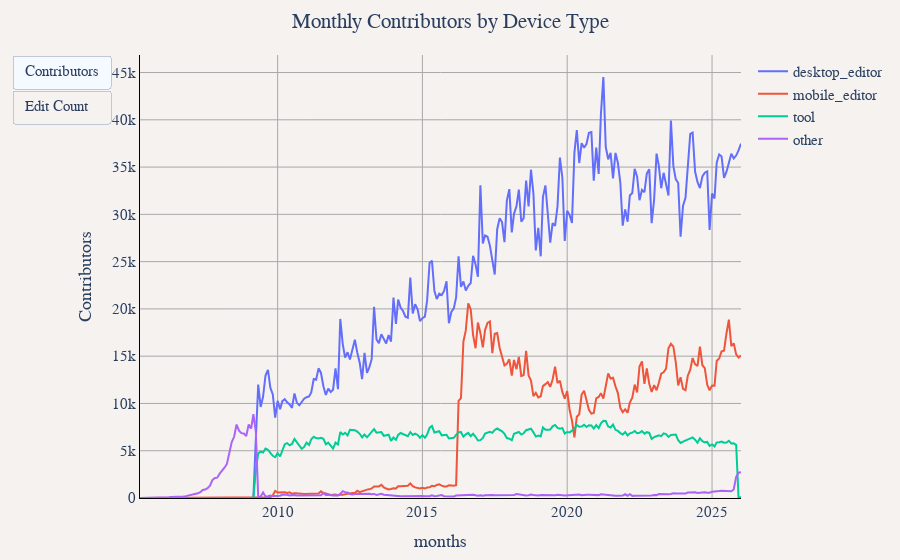

Notebook cell for this chart:
### Markdown cell above
## Monthly Contributors by Device Type

### Code cell
df_device_metrics = duckdb.sql("""
SELECT
    CONCAT(year, '-', LPAD(CAST(month as VARCHAR), 2, '0')) as months,
    device_type,
    COUNT(DISTINCT user_name) as Contributors,
    CAST(SUM(edit_count) as BIGINT) as "Edit Count"
FROM '../changeset_data/year=*/month=*/*.parquet'
WHERE device_type IS NOT NULL
GROUP BY year, month, device_type
ORDER BY year, month, device_type
""").df()

util.show_figure(
    [
        util.FigureConfig(
            title="Monthly Contributors by Device Type",
            label="Contributors",
            x_col="months",
            y_col="Contributors",
            group_col="device_type",
            query_or_df=df_device_metrics,
        ),
        util.FigureConfig(
            title="Monthly Edit Count by Device Type",
            label="Edit Count",
            x_col="months",
            y_col="Edit Count",
            group_col="device_type",
            query_or_df=df_device_metrics,
        ),
    ],
)

### Figure 1 — Plotly figure (JSON) as saved in the notebook; plotly's stock layout.template omitted (floating-point values rounded to 4 significant figures; data arrays with more than 128 entries replaced by an {"elided": "..."} marker saying what was removed)
{"data": [{"hovertemplate": "desktop_editor<br>%{x}<br>%{y:,} Contributors<extra></extra>", "name": "desktop_editor", "type": "scatter", "visible": true, "x": {"elided": "250 str values"}, "y": {"elided": "250 int values"}}, {"hovertemplate": "mobile_editor<br>%{x}<br>%{y:,} Contributors<extra></extra>", "name": "mobile_editor", "type": "scatter", "visible": true, "x": {"elided": "250 str values"}, "y": {"elided": "250 int values"}}, {"hovertemplate": "tool<br>%{x}<br>%{y:,} Contributors<extra></extra>", "name": "tool", "type": "scatter", "visible": true, "x": {"elided": "250 str values"}, "y": {"elided": "250 int values"}}, {"hovertemplate": "other<br>%{x}<br>%{y:,} Contributors<extra></extra>", "name": "other", "type": "scatter", "visible": true, "x": {"elided": "250 str values"}, "y": {"elided": "250 int values"}}, {"hovertemplate": "desktop_editor<br>%{x}<br>%{y:,} Edit Count<extra></extra>", "name": "desktop_editor", "type": "scatter", "visible": false, "x": {"elided": "250 str values"}, "y": {"elided": "250 int values"}}, {"hovertemplate": "mobile_editor<br>%{x}<br>%{y:,} Edit Count<extra></extra>", "name": "mobile_editor", "type": "scatter", "visible": false, "x": {"elided": "250 str values"}, "y": {"elided": "250 int values"}}, {"hovertemplate": "tool<br>%{x}<br>%{y:,} Edit Count<extra></extra>", "name": "tool", "type": "scatter", "visible": false, "x": {"elided": "250 str values"}, "y": {"elided": "250 int values"}}, {"hovertemplate": "other<br>%{x}<br>%{y:,} Edit Count<extra></extra>", "name": "other", "type": "scatter", "visible": false, "x": {"elided": "250 str values"}, "y": {"elided": "250 int values"}}], "layout": {"barmode": "stack", "font": {"family": "Times", "size": 15}, "margin": {"b": 55, "l": 55, "r": 55, "t": 55}, "paper_bgcolor": "#f5f2f0", "plot_bgcolor": "#f5f2f0", "title": {"text": "Monthly Contributors by Device Type", "x": 0.5}, "updatemenus": [{"buttons": [{"args": [{"visible": [true, true, true, true, false, false, false, false]}, {"title.text": "Monthly Contributors by Device Type", "xaxis.title.text": "months", "yaxis.title.text": "Contributors"}], "label": "Contributors", "method": "update"}, {"args": [{"visible": [false, false, false, false, true, true, true, true]}, {"title.text": "Monthly Edit Count by Device Type", "xaxis.title.text": "months", "yaxis.title.text": "Edit Count"}], "label": "Edit Count", "method": "update"}], "type": "buttons"}], "xaxis": {"gridcolor": "darkgray", "linecolor": "black", "showgrid": true, "tickcolor": "black", "title": {"text": "months"}, "zerolinecolor": "darkgray"}, "yaxis": {"gridcolor": "darkgray", "linecolor": "black", "rangemode": "tozero", "showgrid": true, "tickcolor": "black", "title": {"text": "Contributors"}, "zerolinecolor": "darkgray"}}}
